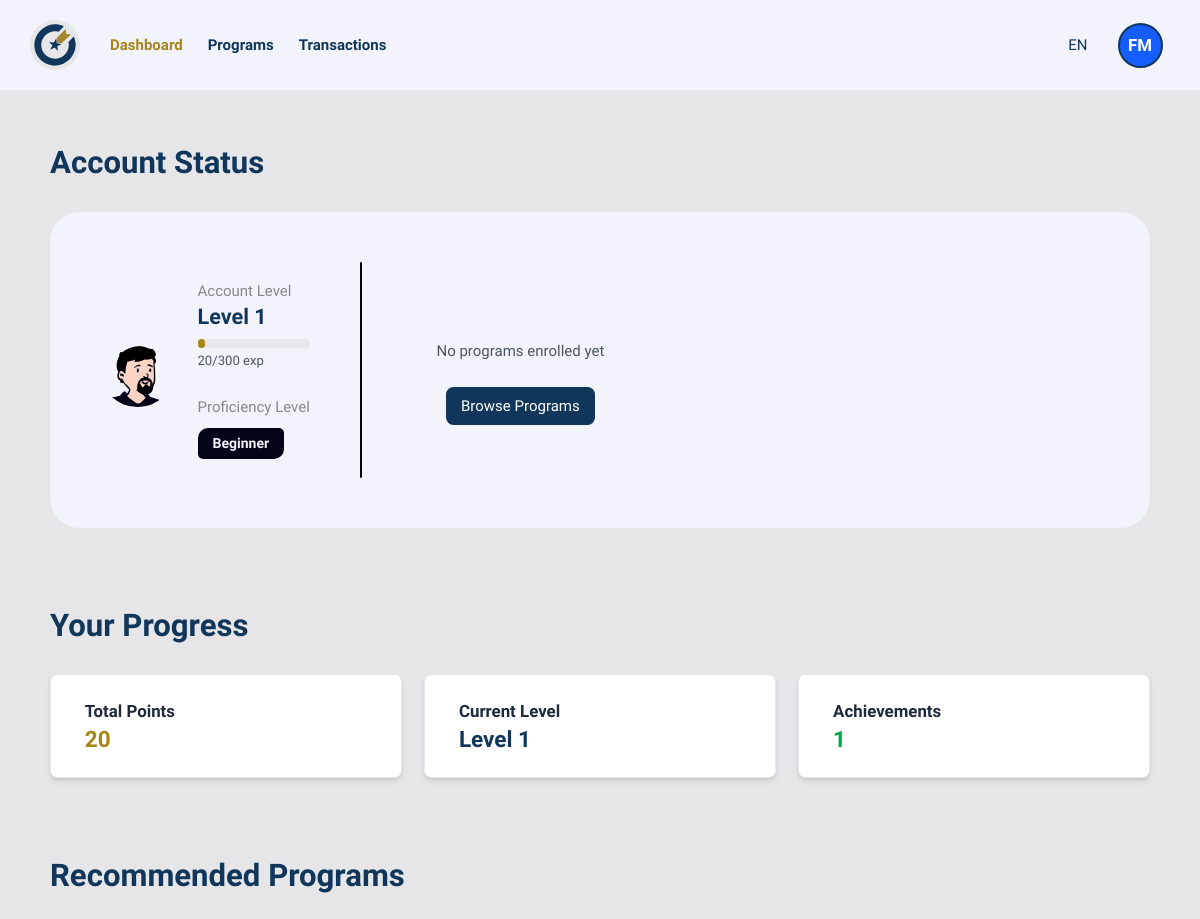
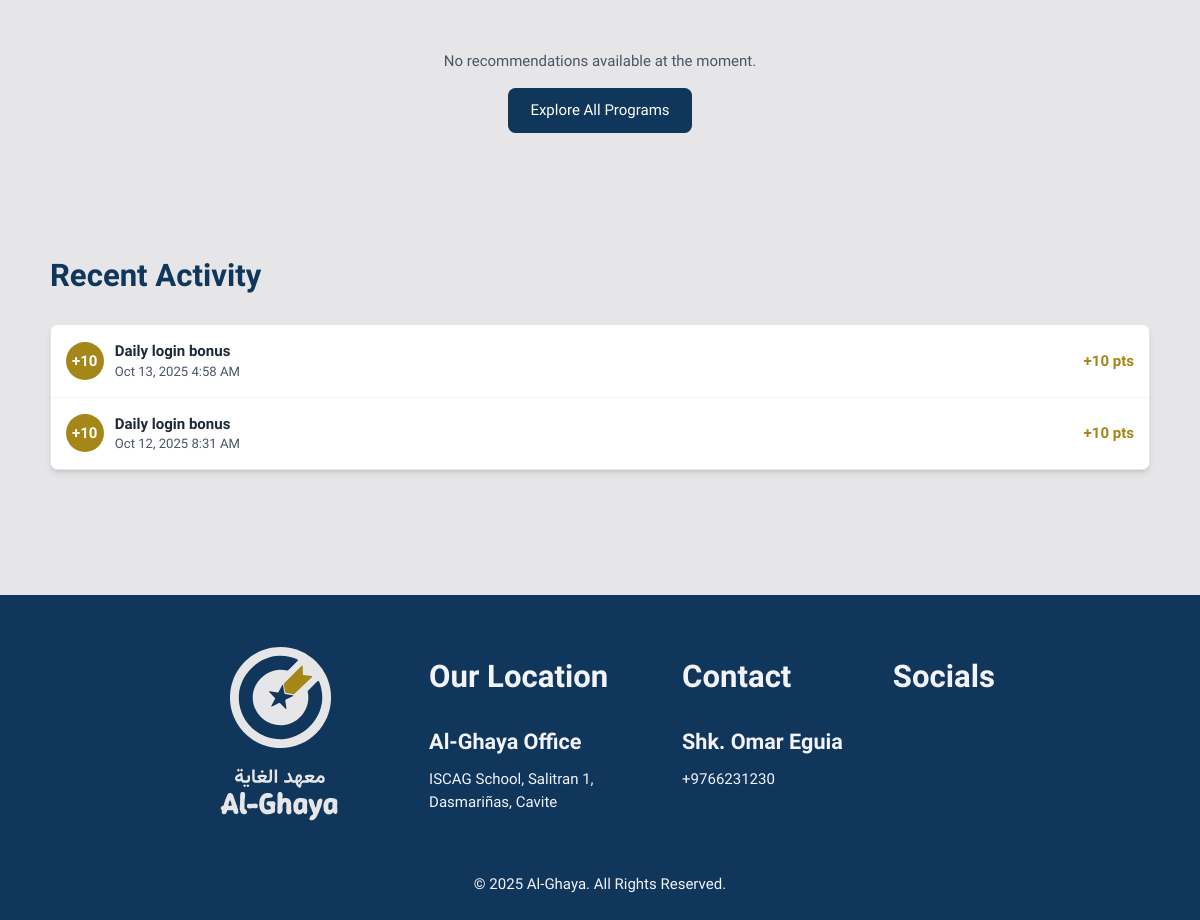
Page /pages/student/student-dashboard.php (signed in) on the committed database (2 pictures, top to bottom).
### tables this page shows
CREATE TABLE `user` (
  `userID` int(11) NOT NULL,
  `email` varchar(255) NOT NULL,
  `password` varchar(255) DEFAULT NULL,
  `fname` varchar(100) DEFAULT NULL,
  `lname` varchar(100) DEFAULT NULL,
  `role` enum('student','teacher','admin') DEFAULT 'student',
  `level` int(11) DEFAULT 1,
  `points` int(11) DEFAULT 0,
  `proficiency` enum('beginner','intermediate','advanced') DEFAULT 'beginner',
  `profile_picture` varchar(255) DEFAULT NULL,
  `department` varchar(100) DEFAULT NULL,
  `experience` varchar(50) DEFAULT NULL,
  `bio` text DEFAULT NULL,
  `phone` varchar(20) DEFAULT NULL,
  `gender` enum('male','female','other') DEFAULT NULL,
  `dateCreated` timestamp NOT NULL DEFAULT current_timestamp(),
  `lastLogin` timestamp NULL DEFAULT NULL,
  `isActive` tinyint(1) DEFAULT 1
);

CREATE TABLE `point_transactions` (
  `id` int(11) NOT NULL,
  `userID` int(11) NOT NULL,
  `points` int(11) NOT NULL COMMENT 'Points earned (positive) or spent (negative)',
  `activity_type` varchar(100) NOT NULL COMMENT 'Type of activity that earned/spent points',
  `description` text DEFAULT NULL,
  `reference_id` int(11) DEFAULT NULL COMMENT 'ID of related object (program, chapter, etc.)',
  `dateCreated` timestamp NOT NULL DEFAULT current_timestamp()
);

### pages/student/student-dashboard.php (the view, shortened to what the rows shown need)
<?php
    require '../../php/gamification.php';
    require '../../php/functions.php';
    $studentID = $_SESSION['userID'];
    $gamification = new GamificationSystem($conn);
    $recentTransactions = $gamification->getRecentTransactions($studentID, 5);
?>
<?php include '../../components/header.php'; ?>
<?php include '../../components/student-nav.php'; ?>
<div class="page-container">
    <div class="page-content">
        <section class="content-section">
            <h1 class="section-title">Account Status</h1>
        </section>
        <section class="content-section">
            <h1 class="section-title">Your Progress</h1>
        </section>
        <section class="content-section">
            <h1 class="section-title">Recommended Programs</h1>
        </section>
        <?php if ($recentTransactions): ?>
        <section class="content-section">
            <h1 class="section-title">Recent Activity</h1>
            <div class="bg-white rounded-lg shadow-md border border-gray-200">
                <?php foreach ($recentTransactions as $transaction): ?>
                <div class="flex items-center justify-between p-4 border-b border-gray-100 last:border-b-0">
                    <div class="flex items-center">
                        <div class="w-10 h-10 bg-[#A58618] rounded-full flex items-center justify-center text-white font-bold mr-3">
                            +<?= $transaction['points'] ?>
                        </div>
                        <div>
                            <p class="font-semibold text-gray-800"><?= htmlspecialchars($transaction['description']) ?></p>
                            <p class="text-sm text-gray-600"><?= date('M j, Y g:i A', strtotime($transaction['dateCreated'])) ?></p>
                        </div>
                    </div>
                    <span class="text-[#A58618] font-semibold">+<?= $transaction['points'] ?> pts</span>
                </div>
                <?php endforeach; ?>
            </div>
        </section>
        <?php endif; ?>
    </div>
</div>
<?php include '../../components/footer.php'; ?>
</body>
</html>

### components/student-nav.php (shortened to what the rows shown need)
<?php
include('../../php/dbConnection.php');
if (isset($_SESSION['userID'])) {
    $userQuery = $conn->prepare("SELECT fname, lname, email, level, points FROM user WHERE userID = ?");
    $userQuery->bind_param("i", $_SESSION['userID']);
    $userQuery->execute();
    $userInfo = $userQuery->get_result()->fetch_assoc();
    $userInitials = strtoupper(substr($userInfo['fname'], 0, 1) . substr($userInfo['lname'], 0, 1));
}
?>
<nav class="bg-company_white flex flex-grow items-center justify-center sticky top-0 z-50">
    <div class="px-[50px] py-[20px] sm:px-6 lg:px-8 max-w-[1200px] w-full">
        <div class="relative gap-[25px] flex flex-1 items-center w-full">
            <div class="flex items-center">
                <div class="relative">
                    <button id="student-profile-button" onclick="toggleProfileDropdown('student')"
                        class="flex items-center focus:outline-none hover:cursor-pointer group">
                        <div class="w-12 h-12 rounded-full bg-blue-600 flex items-center justify-center text-white font-bold text-lg border-2 border-secondary hover:bg-blue-700 transition-all duration-200">
                            <?= $userInitials ?>
                        </div>
                    </button>
                </div>
            </div>
        </div>
    </div>
</nav>

### rows in the picture
user: userInitials "FM"
point_transactions: points "10", description "Daily login bonus", dateCreated "Oct 13, 2025 4:58 AM"
point_transactions: points "10", description "Daily login bonus", dateCreated "Oct 12, 2025 8:31 AM"

### other values in the picture
$userStats['level'] "1"
$userStats['points'] "20"
$userStats['points_for_next_level'] "300"
$userStats['proficiency'] "Beginner"
count($achievements) "1"
